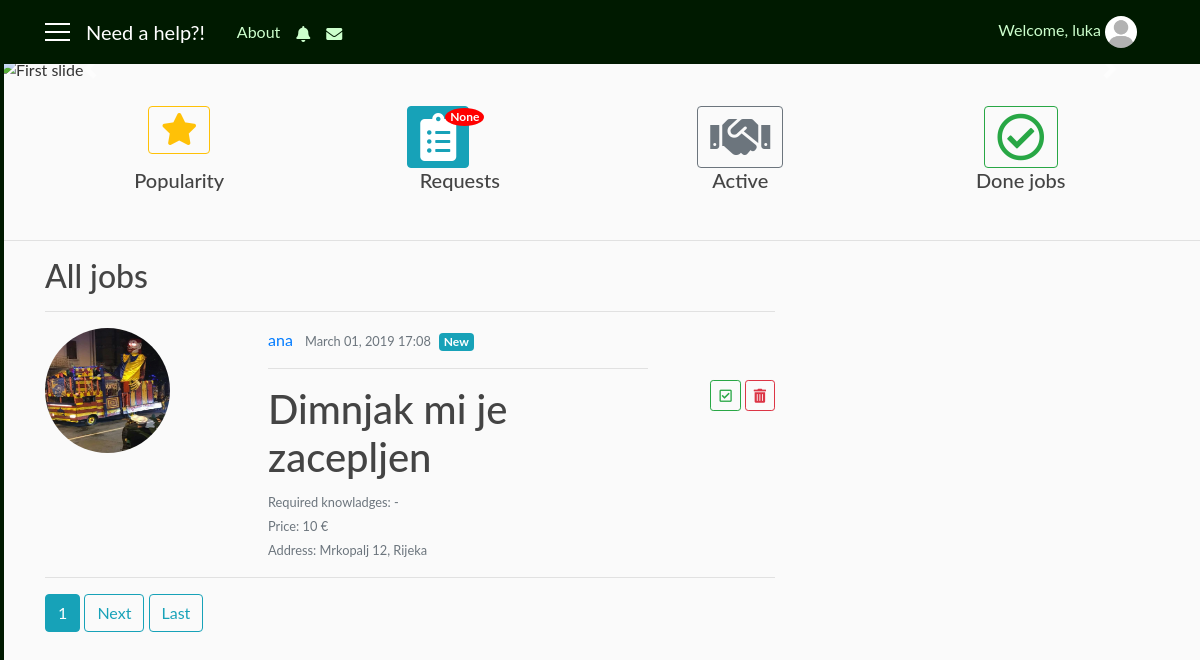
Before: /main (signed in) with the older database file.
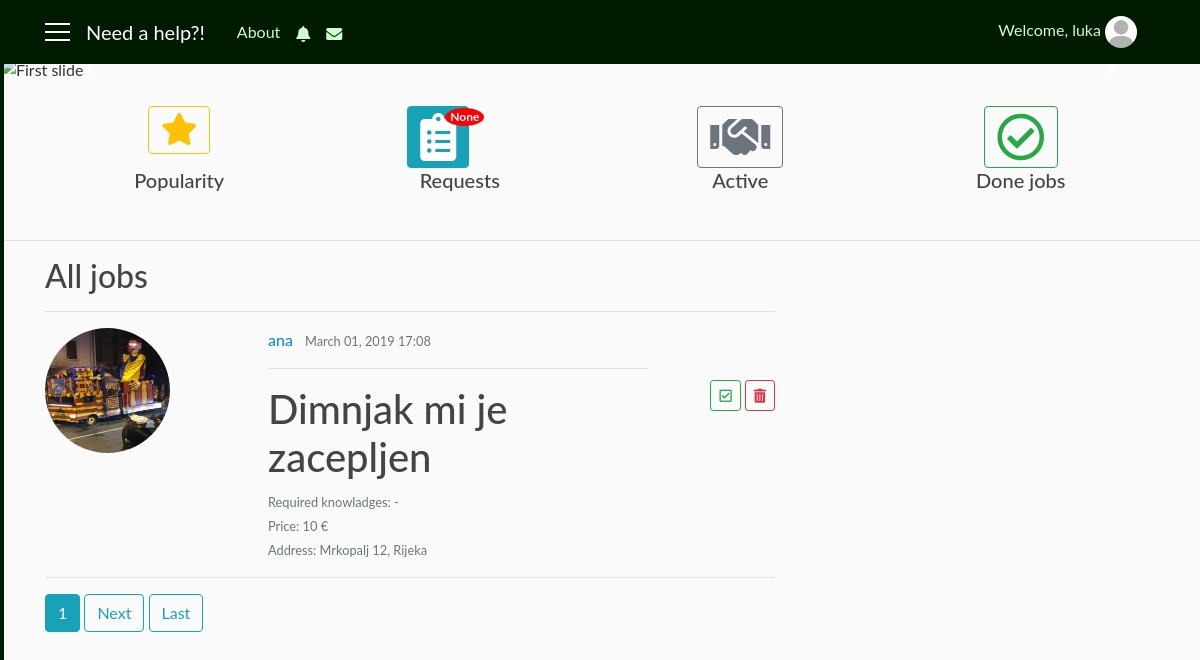
After: the same page with the newer database file.
### user/models.py (models this page shows, shortened)
class Requests(models.Model):
    user = models.ForeignKey(User, on_delete=models.CASCADE)
    job_title = models.CharField(max_length=30, blank=True)
    required_knowledges = models.TextField(max_length=1000, default='-')
    price = models.IntegerField(default=10)
    address = models.CharField(max_length=30, blank=True)
    job_description = models.TextField(max_length=1000, blank=True)
    date = models.DateTimeField(auto_now_add=True)
    photo = models.ImageField(default='default_request.jpg', upload_to='requests_user')
    visible = models.BooleanField(default=True)

class SeenRequest(models.Model):
    user = models.ForeignKey(User, on_delete=models.CASCADE)
    request = models.ForeignKey(Requests, on_delete=models.CASCADE)
    seen = models.BooleanField(default=False)

### need_a_help_app/views.py (the view)
# urls.py: path('main', views.AppMainView.as_view(), name='main'),
class AppMainView(LoginRequiredMixin, ListView):
    template_name = 'need_a_help_app/app_main.html'
    context_object_name = 'users'
    paginate_by = 3
    def get_queryset(self):
        return User.objects.all()
    def get_context_data(self, **kwargs):
        context_data = super(AppMainView, self).get_context_data(**kwargs)
        us = self.request.user
        reqq_seen = SeenRequest.objects.filter(user=us)
        hired = Hire.objects.filter(user=us)
        uss = User.objects.all()
        f_hired = []
        for u in uss:
            for h in hired:
                if h.user == us and h.repairman == u.id and h.status == 'pending':
                    f_hired.append(u)
        context_data['f_hired'] = f_hired
        context_data['seen_r'] = reqq_seen
        context_data['cnt'] = self.request.session.get('cnt')
        return context_data

### need_a_help_app/templates/need_a_help_app/app_main.html (shortened to what the changed rows need)
{% extends 'need_a_help_app/base.html' %}
{% block content_repairman %}
    <h2>All jobs</h2>
    <hr width="100%">
    {% for us in users %}
        {% for u in us.requests_set.all|dictsortreversed:'date' %}
            {% if u.visible %}
                <div class="row">
                    <div class="col-sm-3">
                        <a href="{% url 'request_detail' u.id %}">
                            <img class="rounded-circle account-img" src="{{ u.photo.url }}">
                        </a>
                    </div>
                    <div class="col-sm-7 pl-5">
                        <a class="mr-2" href="{% url 'info' u.user.id %}">{{ u.user }}</a>
                        <small class="text-muted">{{ u.date|date:'F d, Y H:i' }}</small>&nbsp
                        {% for r in seen_r %}
                            {% if r.request.id == u.id and r.seen == False %}
                                <span class="badge badge-info">New</span>
                            {% endif %}
                        {% endfor %}
                        <hr width="100%">
                        <h1>{{ u.job_title }}</h1>
                        <small class="text-secondary text-muted">Required knowladges: {{ u.required_knowledges }}</small><br>
                        <small class="text-secondary text-muted">Price: {{ u.price }} €</small><br>
                        <small class="text-secondary text-muted">Address: {{ u.address }}</small><br>
                    </div>
                    <div class="col-sm-2 pt-5" align="right">
                        <a href="{% url 'repairman_apply' user.id u.id %}" class="btn btn-outline-success btn-sm mt-1 mb-1"><i class="far fa-check-square"></i></a>
                        <a href="#" class="btn btn-outline-danger btn-sm mt-1 mb-1"><i class="fas fa-trash-alt"></i></a>
                    </div>
                </div>
                <hr width="100%">
            {% endif %}
        {% endfor %}
    {% endfor %}
    {% if is_paginated %}
        {% for i in page_obj.paginator.page_range %}
            {% if page_obj.number == i %}
                <a class="btn btn-info mb-4" href="?page={{ i }}">{{ i }}</a>
            {% elif num > page_obj.number|add:'-3' and num < page_obj.number|add:'3' %}
                <a class="btn btn-outline-info mb-4" href="?page={{ i }}">{{ i }}</a>
            {% endif %}
        {% endfor %}
        {% if page_obj.has_next %}
            <a class="btn btn-outline-info mb-4" href="?page={{ page_obj.next_page_number }}">Next</a>
            <a class="btn btn-outline-info mb-4" href="?page={{ page_obj.paginator.num_pages }}">Last</a>
        {% endif %}
    {% endif %}
{% endblock %}

Changed rows visible on the page:
changed Requests "Dimnjak mi je zacepljen": loses SeenRequest (seen "New")
